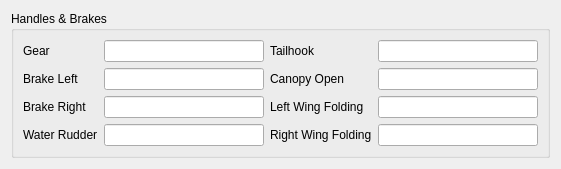
<?xml version="1.0" encoding="UTF-8"?>
<ui version="4.0">
 <class>AircraftHandleWidget</class>
 <widget class="QWidget" name="AircraftHandleWidget">
  <property name="geometry">
   <rect>
    <x>0</x>
    <y>0</y>
    <width>544</width>
    <height>166</height>
   </rect>
  </property>
  <property name="windowTitle">
   <string>Form</string>
  </property>
  <layout class="QGridLayout" name="gridLayout_2">
   <item row="0" column="0">
    <widget class="QGroupBox" name="groupBox_7">
     <property name="minimumSize">
      <size>
       <width>0</width>
       <height>0</height>
      </size>
     </property>
     <property name="title">
      <string>Handles &amp;&amp; Brakes</string>
     </property>
     <layout class="QHBoxLayout" name="horizontalLayout">
      <item>
       <layout class="QFormLayout" name="formLayout">
        <item row="0" column="0">
         <widget class="QLabel" name="label_39">
          <property name="text">
           <string>Gear</string>
          </property>
         </widget>
        </item>
        <item row="0" column="1">
         <widget class="QLineEdit" name="gearLineEdit">
          <property name="minimumSize">
           <size>
            <width>160</width>
            <height>0</height>
           </size>
          </property>
          <property name="readOnly">
           <bool>true</bool>
          </property>
         </widget>
        </item>
        <item row="1" column="0">
         <widget class="QLabel" name="label_45">
          <property name="text">
           <string>Brake Left</string>
          </property>
         </widget>
        </item>
        <item row="1" column="1">
         <widget class="QLineEdit" name="brakeLeftLineEdit">
          <property name="minimumSize">
           <size>
            <width>160</width>
            <height>0</height>
           </size>
          </property>
          <property name="readOnly">
           <bool>true</bool>
          </property>
         </widget>
        </item>
        <item row="2" column="0">
         <widget class="QLabel" name="label_46">
          <property name="text">
           <string>Brake Right</string>
          </property>
         </widget>
        </item>
        <item row="2" column="1">
         <widget class="QLineEdit" name="brakeRightLineEdit">
          <property name="minimumSize">
           <size>
            <width>160</width>
            <height>0</height>
           </size>
          </property>
          <property name="readOnly">
           <bool>true</bool>
          </property>
         </widget>
        </item>
        <item row="3" column="0">
         <widget class="QLabel" name="label_44">
          <property name="text">
           <string>Water Rudder</string>
          </property>
         </widget>
        </item>
        <item row="3" column="1">
         <widget class="QLineEdit" name="waterRudderLineEdit">
          <property name="minimumSize">
           <size>
            <width>160</width>
            <height>0</height>
           </size>
          </property>
          <property name="readOnly">
           <bool>true</bool>
          </property>
         </widget>
        </item>
       </layout>
      </item>
      <item>
       <layout class="QFormLayout" name="formLayout_2">
        <item row="0" column="0">
         <widget class="QLabel" name="label_60">
          <property name="text">
           <string>Tailhook</string>
          </property>
         </widget>
        </item>
        <item row="0" column="1">
         <widget class="QLineEdit" name="tailhookLineEdit">
          <property name="minimumSize">
           <size>
            <width>160</width>
            <height>0</height>
           </size>
          </property>
          <property name="readOnly">
           <bool>true</bool>
          </property>
         </widget>
        </item>
        <item row="1" column="0">
         <widget class="QLabel" name="label_61">
          <property name="text">
           <string>Canopy Open</string>
          </property>
         </widget>
        </item>
        <item row="1" column="1">
         <widget class="QLineEdit" name="canopyOpenLineEdit">
          <property name="minimumSize">
           <size>
            <width>160</width>
            <height>0</height>
           </size>
          </property>
          <property name="text">
           <string/>
          </property>
          <property name="readOnly">
           <bool>true</bool>
          </property>
         </widget>
        </item>
        <item row="2" column="0">
         <widget class="QLabel" name="label_40">
          <property name="text">
           <string>Left Wing Folding</string>
          </property>
         </widget>
        </item>
        <item row="2" column="1">
         <widget class="QLineEdit" name="leftWingFoldingLineEdit">
          <property name="minimumSize">
           <size>
            <width>160</width>
            <height>0</height>
           </size>
          </property>
          <property name="readOnly">
           <bool>true</bool>
          </property>
         </widget>
        </item>
        <item row="3" column="0">
         <widget class="QLabel" name="label_41">
          <property name="text">
           <string>Right Wing Folding</string>
          </property>
         </widget>
        </item>
        <item row="3" column="1">
         <widget class="QLineEdit" name="rightWingFoldingLineEdit">
          <property name="minimumSize">
           <size>
            <width>160</width>
            <height>0</height>
           </size>
          </property>
          <property name="text">
           <string/>
          </property>
          <property name="readOnly">
           <bool>true</bool>
          </property>
         </widget>
        </item>
       </layout>
      </item>
     </layout>
    </widget>
   </item>
  </layout>
 </widget>
 <resources/>
 <connections/>
</ui>
